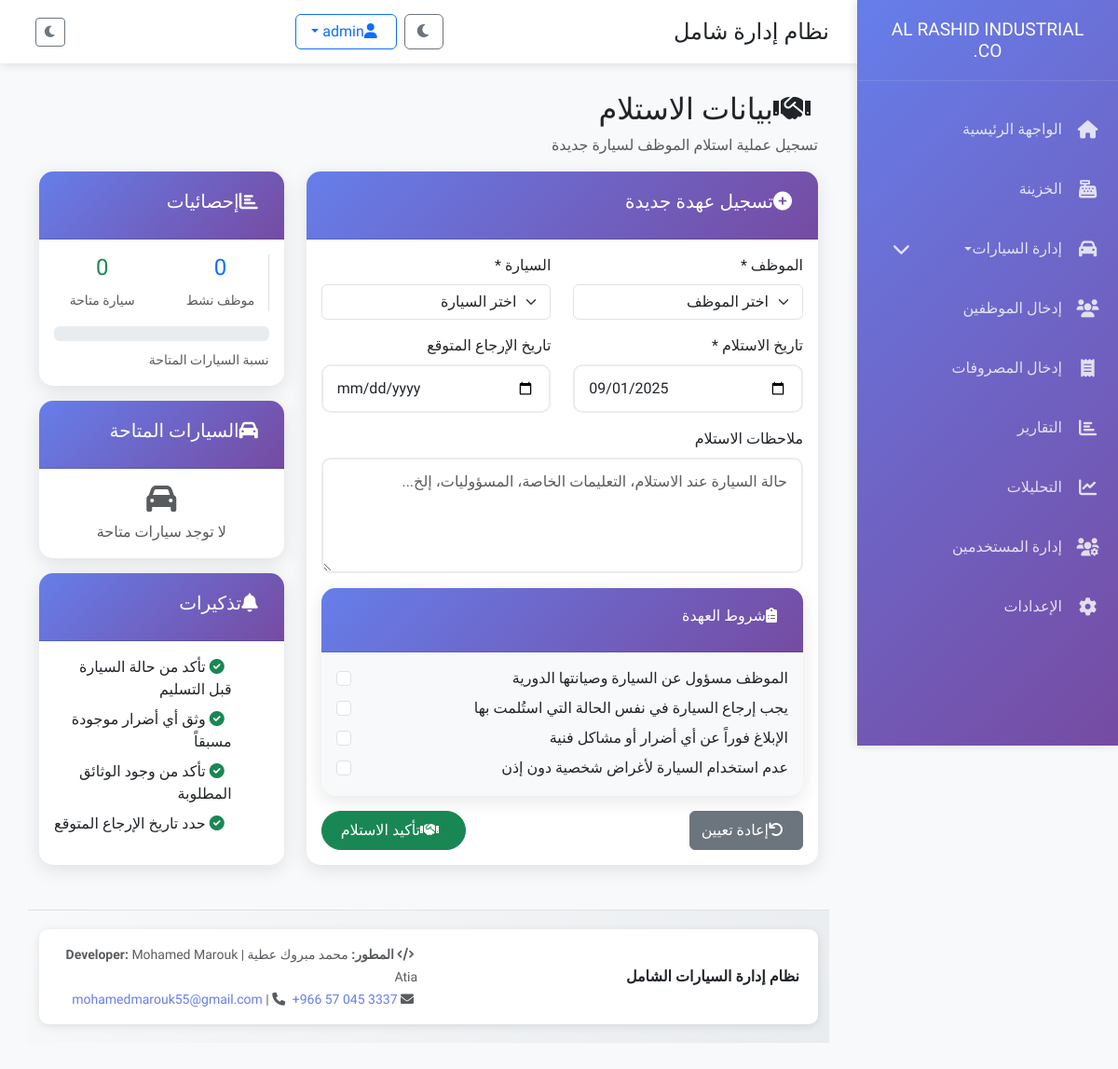
The app's page /car_receipt (signed in), older data.
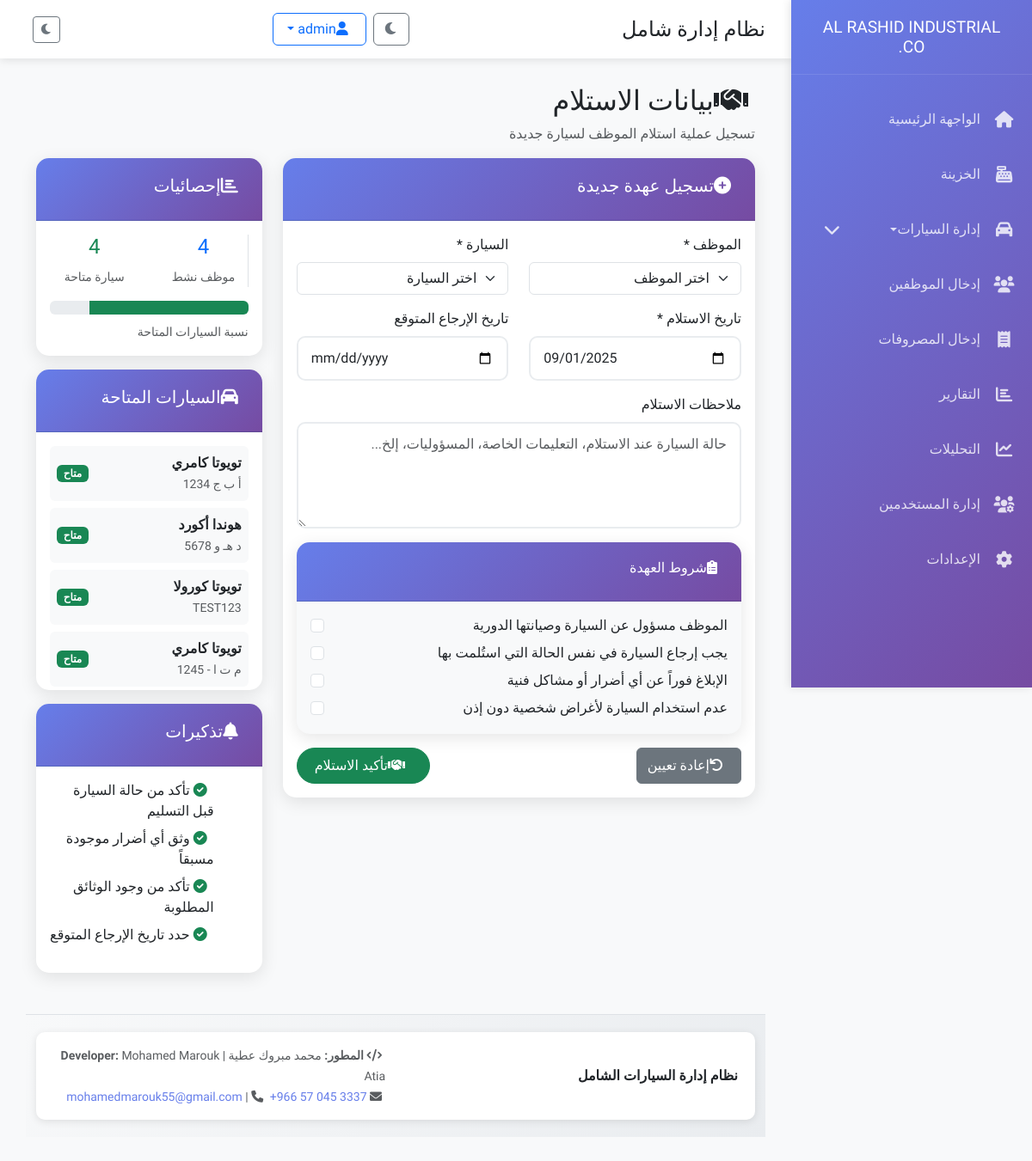
The same page, newer data.
### tables this page shows
CREATE TABLE cars (
            id INTEGER PRIMARY KEY AUTOINCREMENT,
            brand TEXT NOT NULL,
            model TEXT NOT NULL,
            year INTEGER NOT NULL,
            license_plate TEXT UNIQUE NOT NULL,
            color TEXT,
            status TEXT DEFAULT 'متاح',
            purchase_price REAL,
            current_value REAL,
            engine_number TEXT,
            chassis_number TEXT,
            notes TEXT,
            created_at TIMESTAMP DEFAULT CURRENT_TIMESTAMP,
            updated_at TIMESTAMP DEFAULT CURRENT_TIMESTAMP
        );

### app.py (the view, shortened to what this page needs)
@app.route('/car_receipt', methods=['GET', 'POST'])
@login_required
def car_receipt():
    conn = get_db_connection()
    employees = conn.execute('SELECT id, employee_number, name FROM employees WHERE status = "نشط"').fetchall()
    available_cars = conn.execute('SELECT id, brand, model, license_plate FROM cars WHERE status = "متاح"').fetchall()
    conn.close()
    return render_template('car_receipt.html', employees=employees, available_cars=available_cars)

### templates/car_receipt.html (shortened to what this page needs)
{% extends "base.html" %}
{% block content %}
<div class="container-fluid">
    <div class="row">
        <div class="col-12">
            <h2><i class="fas fa-handshake me-2"></i>بيانات الاستلام</h2>
            <p class="text-muted">تسجيل عملية استلام الموظف لسيارة جديدة</p>
        </div>
    </div>
    <div class="row">
        <div class="col-lg-8">
            <div class="card">
                <div class="card-header">
                    <h5><i class="fas fa-plus-circle me-2"></i>تسجيل عهدة جديدة</h5>
                </div>
                <div class="card-body">
                    <form method="POST" id="receiptForm">
                        <div class="row">
                            <div class="col-md-6">
                                <div class="mb-3">
                                    <label for="employee_number" class="form-label">الموظف *</label>
                                    <select class="form-select" id="employee_number" name="employee_number" required>
                                        <option value="">اختر الموظف</option>
                                    </select>
                                </div>
                            </div>
                            <div class="col-md-6">
                                <div class="mb-3">
                                    <label for="car_id" class="form-label">السيارة *</label>
                                    <select class="form-select" id="car_id" name="car_id" required>
                                        <option value="">اختر السيارة</option>
                                    </select>
                                </div>
                            </div>
                        </div>
                        <div class="row">
                            <div class="col-md-6">
                                <div class="mb-3">
                                    <label for="custody_date" class="form-label">تاريخ الاستلام *</label>
                                    <input type="date" class="form-control" id="custody_date"
                                           name="custody_date" required>
                                </div>
                            </div>
                            <div class="col-md-6">
                                <div class="mb-3">
                                    <label for="expected_return" class="form-label">تاريخ الإرجاع المتوقع</label>
                                    <input type="date" class="form-control" id="expected_return"
                                           name="expected_return">
                                </div>
                            </div>
                        </div>
                        <div class="mb-3">
                            <label for="notes" class="form-label">ملاحظات الاستلام</label>
                            <textarea class="form-control" id="notes" name="notes" rows="4"
                                      placeholder="حالة السيارة عند الاستلام، التعليمات الخاصة، المسؤوليات، إلخ..."></textarea>
                        </div>
                        <div class="card bg-light mb-3">
                            <div class="card-header">
                                <h6><i class="fas fa-clipboard-list me-2"></i>شروط العهدة</h6>
                            </div>
                            <div class="card-body">
                                <div class="form-check mb-2">
                                    <input class="form-check-input" type="checkbox" id="condition1" required>
                                    <label class="form-check-label" for="condition1">
                                        الموظف مسؤول عن السيارة وصيانتها الدورية
                                    </label>
                                </div>
                                <div class="form-check mb-2">
                                    <input class="form-check-input" type="checkbox" id="condition2" required>
                                    <label class="form-check-label" for="condition2">
                                        يجب إرجاع السيارة في نفس الحالة التي استُلمت بها
                                    </label>
                                </div>
                                <div class="form-check mb-2">
                                    <input class="form-check-input" type="checkbox" id="condition3" required>
                                    <label class="form-check-label" for="condition3">
                                        الإبلاغ فوراً عن أي أضرار أو مشاكل فنية
                                    </label>
                                </div>
                                <div class="form-check">
                                    <input class="form-check-input" type="checkbox" id="condition4" required>
                                    <label class="form-check-label" for="condition4">
                                        عدم استخدام السيارة لأغراض شخصية دون إذن
                                    </label>
                                </div>
                            </div>
                        </div>
                        <div class="d-flex justify-content-between">
                            <button type="button" class="btn btn-secondary" onclick="resetForm()">
                                <i class="fas fa-undo me-2"></i>إعادة تعيين
                            </button>
                            <button type="submit" class="btn btn-success">
                                <i class="fas fa-handshake me-2"></i>تأكيد الاستلام
                            </button>
                        </div>
                    </form>
                </div>
            </div>
        </div>
        <div class="col-lg-4">
            <div class="card">
                <div class="card-header">
                    <h5><i class="fas fa-chart-bar me-2"></i>إحصائيات</h5>
                </div>
                <div class="card-body">
                    <div class="row text-center mb-3">
                        <div class="col-6">
                            <div class="border-end">
                                <h4 class="text-primary">{{ employees|length }}</h4>
                                <small class="text-muted">موظف نشط</small>
                            </div>
                        </div>
                        <div class="col-6">
                            <h4 class="text-success">{{ available_cars|length }}</h4>
                            <small class="text-muted">سيارة متاحة</small>
                        </div>
                    </div>
                    <div class="progress mb-2">
                        <div class="progress-bar bg-success" role="progressbar"
                             style="width: {{ (available_cars|length / (available_cars|length + 1) * 100) if available_cars else 0 }}%">
                        </div>
                    </div>
                    <small class="text-muted">نسبة السيارات المتاحة</small>
                </div>
            </div>
            <div class="card mt-3">
                <div class="card-header">
                    <h5><i class="fas fa-car me-2"></i>السيارات المتاحة</h5>
                </div>
                <div class="card-body" style="max-height: 300px; overflow-y: auto;">
                    {% for car in available_cars %}
                    <div class="d-flex justify-content-between align-items-center mb-2 p-2 bg-light rounded">
                        <div>
                            <strong>{{ car[1] }} {{ car[2] }}</strong>
                            <br>
                            <small class="text-muted">{{ car[3] }}</small>
                        </div>
                        <span class="badge bg-success">متاح</span>
                    </div>
                    {% else %}
                    <div class="text-center text-muted">
                        <i class="fas fa-car fa-2x mb-2"></i>
                        <br>لا توجد سيارات متاحة
                    </div>
                    {% endfor %}
                </div>
            </div>
            <div class="card mt-3">
                <div class="card-header">
                    <h5><i class="fas fa-bell me-2"></i>تذكيرات</h5>
                </div>
                <div class="card-body">
                    <ul class="list-unstyled">
                        <li class="mb-2">
                            <i class="fas fa-check-circle text-success me-2"></i>
                            تأكد من حالة السيارة قبل التسليم
                        </li>
                        <li class="mb-2">
                            <i class="fas fa-check-circle text-success me-2"></i>
                            وثق أي أضرار موجودة مسبقاً
                        </li>
                        <li class="mb-2">
                            <i class="fas fa-check-circle text-success me-2"></i>
                            تأكد من وجود الوثائق المطلوبة
                        </li>
                        <li class="mb-2">
                            <i class="fas fa-check-circle text-success me-2"></i>
                            حدد تاريخ الإرجاع المتوقع
                        </li>
                    </ul>
                </div>
            </div>
        </div>
    </div>
</div>
{% endblock %}

### templates/base.html (shortened to what this page needs)
<!DOCTYPE html>
<html lang="ar" dir="rtl">
<head>
    <link href="https://cdn.jsdelivr.net/npm/bootstrap@5.3.0/dist/css/bootstrap.min.css" rel="stylesheet">
    <link href="https://cdnjs.cloudflare.com/ajax/libs/font-awesome/6.0.0/css/all.min.css" rel="stylesheet">
    <link href="{{ url_for('static', filename='css/custom.css') }}" rel="stylesheet">
</head>
<body>
    <div class="sidebar" id="sidebar">
        <div class="sidebar-header">
            <h5>AL RASHID INDUSTRIAL CO.</h5>
        </div>
        <ul class="sidebar-menu">
            <li>
                <a href="{{ url_for('index') }}" class="{% if request.endpoint == 'index' %}active{% endif %}">
                    <i class="fas fa-home"></i>
                    <span>الواجهة الرئيسية</span>
                </a>
            </li>
            <li>
                <a href="{{ url_for('treasury') }}" class="{% if request.endpoint == 'treasury' %}active{% endif %}">
                    <i class="fas fa-cash-register"></i>
                    <span>الخزينة</span>
                </a>
            </li>
            <li class="dropdown-menu-item">
                <a href="#" class="dropdown-toggle" data-bs-toggle="collapse" data-bs-target="#carsDropdown">
                    <i class="fas fa-car"></i>
                    <span>إدارة السيارات</span>
                    <i class="fas fa-chevron-down dropdown-arrow"></i>
                </a>
            </li>
            <li>
                <a href="{{ url_for('employees') }}" class="{% if request.endpoint in ['employees', 'add_employee'] %}active{% endif %}">
                    <i class="fas fa-users"></i>
                    <span>إدخال الموظفين</span>
                </a>
            </li>
            <li>
                <a href="{{ url_for('expenses') }}" class="{% if request.endpoint == 'expenses' %}active{% endif %}">
                    <i class="fas fa-receipt"></i>
                    <span>إدخال المصروفات</span>
                </a>
            </li>
            <li>
                <a href="{{ url_for('reports') }}" class="{% if request.endpoint == 'reports' %}active{% endif %}">
                    <i class="fas fa-chart-bar"></i>
                    <span>التقارير</span>
                </a>
            </li>
            <li>
                <a href="{{ url_for('analytics') }}" class="{% if request.endpoint == 'analytics' %}active{% endif %}">
                    <i class="fas fa-chart-line"></i>
                    <span>التحليلات</span>
                </a>
            </li>
            <li>
                <a href="{{ url_for('users') }}" class="{% if request.endpoint in ['users', 'add_user'] %}active{% endif %}">
                    <i class="fas fa-users-cog"></i>
                    <span>إدارة المستخدمين</span>
                </a>
            </li>
            <li>
                <a href="{{ url_for('settings') }}" class="{% if request.endpoint == 'settings' %}active{% endif %}">
                    <i class="fas fa-cog"></i>
                    <span>الإعدادات</span>
                </a>
            </li>
        </ul>
    </div>
    <div class="main-content" id="mainContent">
        <nav class="navbar">
            <div class="d-flex justify-content-between align-items-center w-100">
                <h4 class="mb-0">{% block page_title %}نظام إدارة شامل{% endblock %}</h4>
                <div class="d-flex align-items-center gap-2">
                    <button class="btn btn-outline-secondary" id="darkModeToggle" title="تبديل الوضع الليلي/النهاري" style="transition: all 0.3s ease;">
                        <i class="fas fa-moon" id="darkModeIcon" style="transition: all 0.3s ease;"></i>
                    </button>
                    <div class="dropdown">
                        <button class="btn btn-outline-primary dropdown-toggle" type="button" data-bs-toggle="dropdown">
                            <i class="fas fa-user me-2"></i>{{ session.username if session.username else 'المستخدم' }}
                        </button>
                </div>
            </div>
        </nav>
        <div class="content-area">
            {% block content %}{% endblock %}
            <footer class="developer-footer mt-5">
                <div class="container-fluid">
                    <div class="row">
                        <div class="col-12">
                            <div class="developer-info-footer">
                                <div class="row align-items-center">
                                    <div class="col-md-6">
                                        <p class="mb-0">
                                            <strong>نظام إدارة السيارات الشامل</strong>
                                        </p>
                                    </div>
                                    <div class="col-md-6 text-md-end">
                                        <small class="text-muted">
                                            <i class="fas fa-code me-1"></i>
                                            <strong>المطور:</strong> محمد مبروك عطية |
                                            <strong>Developer:</strong> Mohamed Marouk Atia
                                            <br>
                                            <i class="fas fa-envelope me-1"></i>
                                            <a href="mailto:mohamedmarouk55@gmail.com" class="text-decoration-none">
                                                mohamedmarouk55@gmail.com
                                            </a> |
                                            <i class="fas fa-phone me-1"></i>
                                            <a href="tel:+966570453337" class="text-decoration-none">
                                                +966 57 045 3337
                                            </a>
                                        </small>
                                    </div>
                                </div>
                            </div>
                        </div>
                    </div>
                </div>
            </footer>
        </div>
    </div>
</body>
</html>

Row changes from the older to the newer data that the page shows:
added cars: brand "تويوتا", model "كامري", license_plate "أ ب ج 1234"
added cars: brand "هوندا", model "أكورد", license_plate "د هـ و 5678"
added cars: brand "تويوتا", model "كورولا", license_plate "TEST123"
added cars: brand "تويوتا", model "كامري", license_plate "م ت ا - 1245"
Text that changed along with them:
{{ employees|length }}: "0" → "4"
{{ available_cars|length }}: "0" → "4"
text no longer shown: "لا توجد سيارات متاحة"
